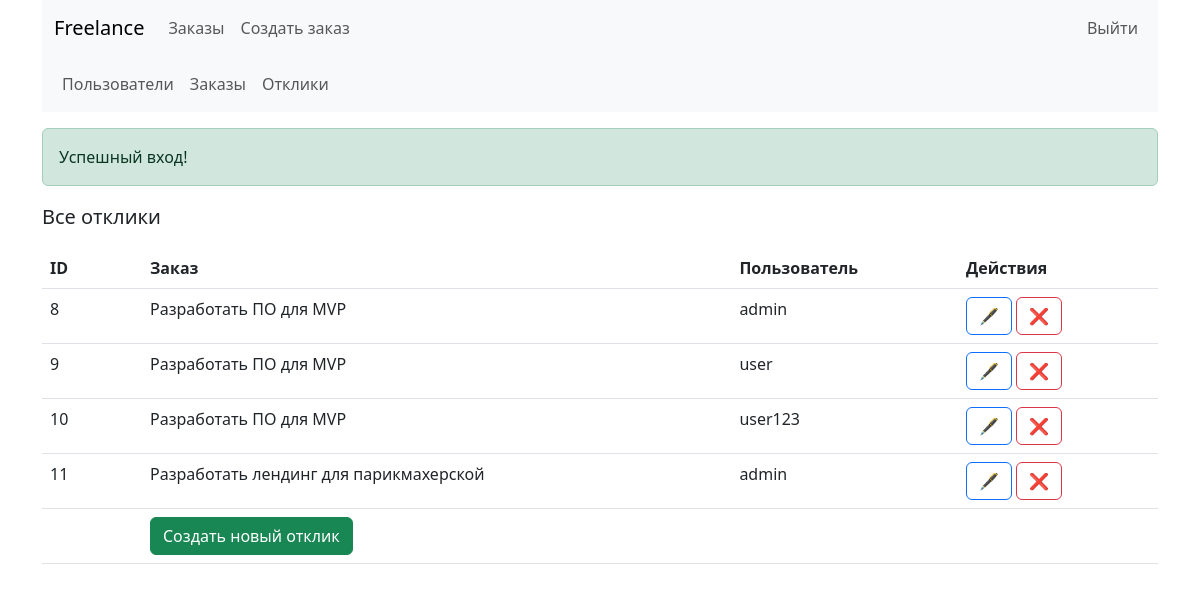
Page /admin/application (signed in) on the committed database.
### tables this page shows
CREATE TABLE `applications` (
  `id` int NOT NULL,
  `user_id` int NOT NULL,
  `order_id` int NOT NULL
);

CREATE TABLE `orders` (
  `id` int NOT NULL,
  `title` varchar(255) NOT NULL,
  `description` text NOT NULL,
  `price` int DEFAULT NULL,
  `user_id` int NOT NULL
);

CREATE TABLE `users` (
  `id` int NOT NULL,
  `login` varchar(255) NOT NULL,
  `password` varchar(255) NOT NULL,
  `is_admin` tinyint(1) NOT NULL DEFAULT '0'
);

### app/Core/Authorization.php (called while the page is built, shortened)
<?php
class Authorization
{
    public static function getUserByID(int $id): array | bool
    {
        $database = new DB;
        $sql      = "SELECT * FROM users WHERE id = ?";
        return $database->get($sql, [$id]);
    }
    public static function getCurrentUserID(): int
    {
        return $_SESSION['user_id'] ?? 0;
    }
    public static function getCurrentUser(): array | bool
    {
        $currentUserID = self::getCurrentUserID();
        if ($currentUserID) {
            return self::getUserByID($currentUserID);
        }
        return false;
    }
    public static function isAuth(): bool
    {
        $user = self::getCurrentUser();
        return !!$user;
    }
    public static function isAdmin(): bool
    {
        $user = self::getCurrentUser();
        if ($user) {
            return $user['is_admin'];
        }
        return false;
    }
}

### app/Core/DB.php (called while the page is built, shortened)
<?php
class DB
{
    private PDO $connect;
    private $options = [
        PDO::ATTR_DEFAULT_FETCH_MODE => PDO::FETCH_ASSOC,
    ];
    public function __construct()
    {
        global $dbConfig;
        $dsn           = "mysql:dbname={$dbConfig['dbname']};host={$dbConfig['host']};port={$dbConfig['port']}";
        $this->connect = new \PDO ($dsn, $dbConfig['username'], $dbConfig['password'], $this->options);
    }
    public function execute($sql, $params = [])
    {
        $query = $this->connect->prepare($sql);
        $query->execute($params);
        return $query;
    }
    public function all($sql, $params = []): array
    {
        $query = $this->execute($sql, $params);
        return $query->fetchAll();
    }
    public function get($sql, $params = []): array | bool
    {
        $query = $this->execute($sql, $params);
        return $query->fetch();
    }
}

### app/Core/View.php (called while the page is built, shortened)
<?php
abstract class View
{
    public function html(string $template = 'index', array $data = []): void
    {
        $is_auth     = Authorization::isAuth();
        $is_admin    = Authorization::isAdmin();
        include 'app/layouts/layout.tpl.php';
        die();
    }
}

### app/Controllers/Admin/ApplicationController.php (called while the page is built, shortened)
<?php
class ApplicationController extends Controller
{
    public function __construct()
    {
        $this->model = new ApplicationModel;
        $this->view  = new AdminApplicationView;
    }
    public function indexAction(): void
    {
        $applications = $this->model->all();
        $this->view->html('index', ['applications' => $applications]);
    }
}

### index.php (called while the page is built, shortened)
<?php
$router = new Router;
$router->run();

### app/Models/ApplicationModel.php (called while the page is built, shortened)
<?php
class ApplicationModel extends Model
{
    public function all(): array
    {
        $sql = "SELECT a.id, a.user_id, a.order_id, u.login AS user_login, o.title AS order_title FROM `applications` AS a JOIN `users` AS u ON a.user_id = u.id JOIN `orders` AS o ON a.order_id = o.id;";
        return $this->database->all($sql);
    }
}

### app/Core/Model.php (called while the page is built, shortened)
<?php
abstract class Model
{
    public function __construct()
    {
        $this->database = new DB;
    }
}

### app/layouts/admin/applications/index.tpl.php (the view)
<p class="fs-5 fw-medium">Все отклики</p>
<table class="table">
    <tr>
        <th style="width: 100px;">ID</th>
        <th>Заказ</th>
        <th>Пользователь</th>
        <th style="width: 200px;">Действия</th>
    </tr>
    <?php foreach ($data['applications'] as $application): ?>
        <tr>
            <td><?=$application['id']?></td>
            <td><?=$application['order_title']?></td>
            <td><?=$application['user_login']?></td>
            <td>
                <a href="/admin/application/edit/<?=$application['id']?>" class="btn btn-outline-primary">🖋️</a>
                <a href="/admin/application/delete/<?=$application['id']?>" class="btn btn-outline-danger">❌</a>
            </td>
        </tr>
    <?php endforeach;?>
    <tr>
        <td></td>
        <td colspan="3">
            <a href="/admin/application/create" class="btn btn-success">Создать новый отклик</a>
        </td>
    </tr>
</table>

### app/Core/Router.php (shortened to what this page needs)
<?php
class Router {
    private string $controllerClass = 'App\Controllers\MainController';
    private string $method = 'indexAction';
    private array $parts = [];
    public function run(): void {
        $directory = '';
        $controller = array_shift($this->parts);
        if ($controller == 'admin') {
            if ($this->parts) {
                $directory .= 'Admin\\';
                $controller = array_shift($this->parts);
            }
        }
        $action = array_shift($this->parts);
        if ($controller) {
            $this->controllerClass = 'App\Controllers\\' . $directory .  ucfirst($controller) . 'Controller';
        }
        if (class_exists($this->controllerClass)) {
            $this->controller = new $this->controllerClass;
            if (method_exists($this->controller, $this->method)) {
                $this->controller->{$this->method}();
            } else {
                self::error404();
            }
        } else {
            self::error404();
        }
    }
    private function getUrlParts(): void {
        $url = $_SERVER['REQUEST_URI'];
        $url = parse_url($url);
        $this->parts = explode('/', trim($url['path'], '/'));
    }
}

### app/layouts/layout.tpl.php (shortened to what this page needs)
<!DOCTYPE html>
<html lang="en">
<head>
    <link href="https://cdn.jsdelivr.net/npm/bootstrap@5.3.0/dist/css/bootstrap.min.css" rel="stylesheet">
</head>
<body>
    <div class="container">
        <nav class="navbar navbar-expand-lg bg-body-tertiary">
            <div class="container-fluid">
                <a class="navbar-brand" href="/">Freelance</a>
                <div class="collapse navbar-collapse" id="navbarNav">
                    <ul class="navbar-nav me-auto mb-2 mb-lg-0">
                        <li class="nav-item">
                            <a class="nav-link" href="/order">Заказы</a>
                        </li>
                        <li class="nav-item">
                            <a class="nav-link" href="/order/create">Создать заказ</a>
                        </li>
                    </ul>
                    <ul class="navbar-nav">
                        <?php if ($is_auth): ?>
                            <li class="nav-item">
                                <a class="nav-link" href="/logout">Выйти</a>
                            </li>
                        <?php endif;?>
                    </ul>
                </div>
            </div>
        </nav>
    </div>
    <?php if ($is_admin): ?>
        <div class="container">
            <nav class="navbar navbar-expand-lg bg-body-tertiary">
                <div class="container-fluid">
                    <ul class="navbar-nav me-auto mb-2 mb-lg-0">
                        <li class="nav-item">
                            <a class="nav-link" href="/admin/user">Пользователи</a>
                        </li>
                        <li class="nav-item">
                            <a class="nav-link" href="/admin/order">Заказы</a>
                        </li>
                        <li class="nav-item">
                            <a class="nav-link" href="/admin/application">Отклики</a>
                        </li>
                    </ul>
                </div>
            </nav>
        </div>
    <?php endif;?>
    <div class="container my-3">
        <?php foreach (['success', 'info', 'warning', 'danger'] as $notify): ?>
            <?php if (isset($_SESSION[$notify])): ?>
                <div class="alert alert-<?=$notify?> my-2">
                    <?=$_SESSION[$notify]?>
                </div>
            <?php endif;?>
        <?php endforeach;?>
    </div>
    <div class="container my-3">
        <?php include $contentFile?>
    </div>
</body>
</html>

### rows in the picture
applications: id "8", order.title "Разработать ПО для MVP", user.login "admin"
applications: id "9", order.title "Разработать ПО для MVP", user.login "user"
applications: id "10", order.title "Разработать ПО для MVP", user.login "user123"
applications: id "11", order.title "Разработать лендинг для парикмахерской", user.login "admin"

### other values in the picture
$_SESSION[$notify] "Успешный вход!"
